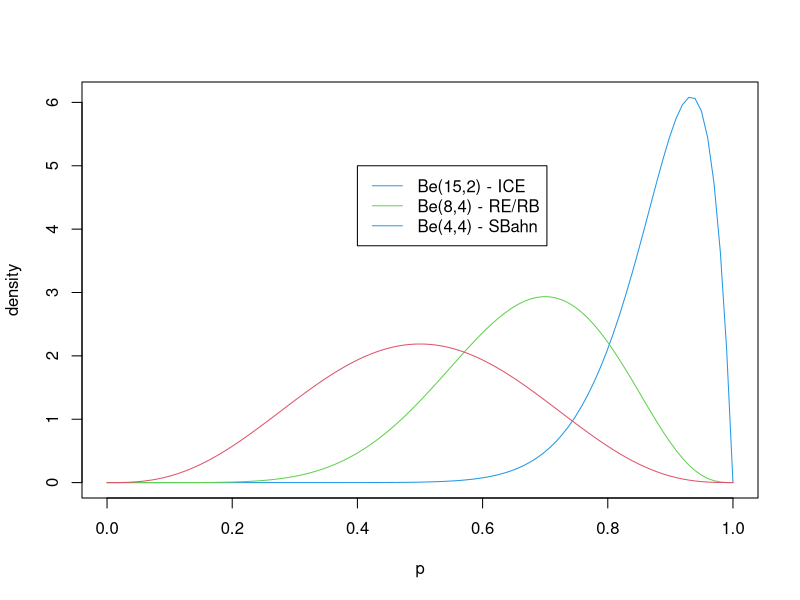

Source code (R):
## ---- chunk 1
library(stats)

### plot different types of Beta dists
p = seq(0,1, length=100)
plot(p, dbeta(p, 15, 2), ylab="density", type ="l", col=4)
lines(p, dbeta(p, 8, 4), type ="l", col=3)
lines(p, dbeta(p, 4, 4), type ="l", col=2)
legend(0.4, 5,c("Be(15,2) - ICE","Be(8,4) - RE/RB","Be(4,4) - SBahn"),lty=c(1,1),col=c(4,3))
